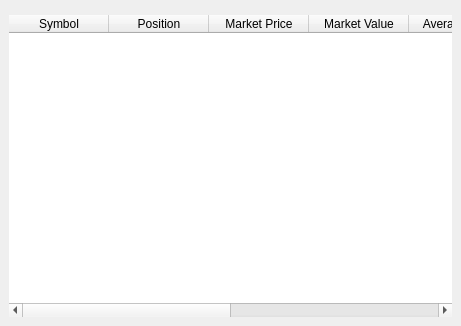
<ui version="4.0" >
 <class>PortfolioDisplay</class>
 <widget class="QWidget" name="PortfolioDisplay" >
  <property name="geometry" >
   <rect>
    <x>0</x>
    <y>0</y>
    <width>461</width>
    <height>326</height>
   </rect>
  </property>
  <property name="windowTitle" >
   <string>Portfolio Display</string>
  </property>
  <layout class="QVBoxLayout" >
   <property name="margin" >
    <number>9</number>
   </property>
   <property name="spacing" >
    <number>6</number>
   </property>
   <item>
    <widget class="SearchBar" native="1" name="searchBar" />
   </item>
   <item>
    <widget class="LocalTable" name="portfolioTable" >
     <property name="frameShape" >
      <enum>QFrame::NoFrame</enum>
     </property>
     <property name="frameShadow" >
      <enum>QFrame::Plain</enum>
     </property>
     <property name="selectionMode" >
      <enum>QAbstractItemView::SingleSelection</enum>
     </property>
     <property name="selectionBehavior" >
      <enum>QAbstractItemView::SelectRows</enum>
     </property>
     <property name="gridStyle" >
      <enum>Qt::DotLine</enum>
     </property>
     <column>
      <property name="text" >
       <string>Symbol</string>
      </property>
     </column>
     <column>
      <property name="text" >
       <string>Position</string>
      </property>
     </column>
     <column>
      <property name="text" >
       <string>Market Price</string>
      </property>
     </column>
     <column>
      <property name="text" >
       <string>Market Value</string>
      </property>
     </column>
     <column>
      <property name="text" >
       <string>Average Cost</string>
      </property>
     </column>
     <column>
      <property name="text" >
       <string>Unrealized Profit</string>
      </property>
     </column>
     <column>
      <property name="text" >
       <string>Realized Profit</string>
      </property>
     </column>
     <column>
      <property name="text" >
       <string>Account</string>
      </property>
     </column>
    </widget>
   </item>
  </layout>
 </widget>
 <customwidgets>
  <customwidget>
   <class>LocalTable</class>
   <extends>QTableWidget</extends>
   <header>localtable.h</header>
  </customwidget>
  <customwidget>
   <class>SearchBar</class>
   <extends>QWidget</extends>
   <header>searchbar.h</header>
  </customwidget>
 </customwidgets>
 <resources/>
 <connections/>
</ui>
